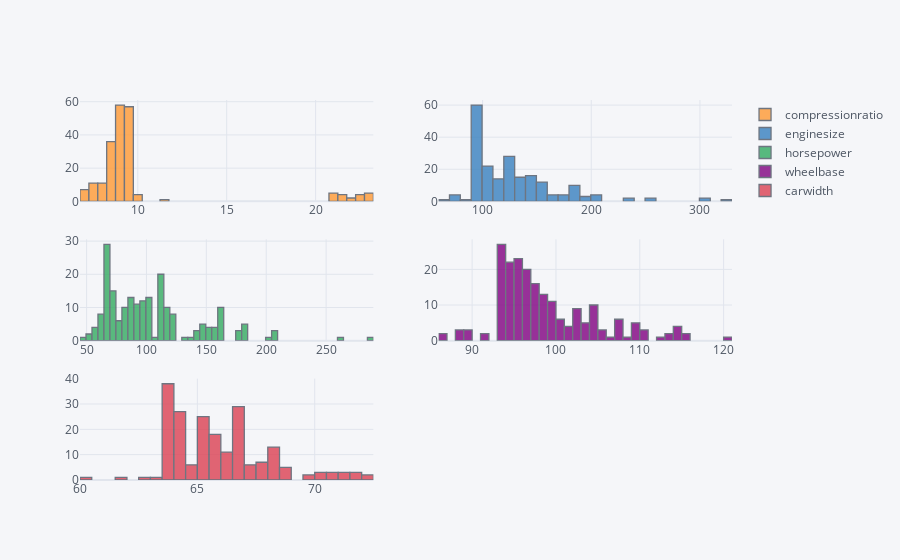

The notebook cell saved with this chart:
### Code cell
df1[skew_cols.index].iplot(kind= 'histogram',subplots = True,bins = 50)

### Figure 1 — Plotly figure (JSON) as saved in the notebook; plotly's stock layout.template omitted (floating-point values rounded to 4 significant figures; data arrays with more than 128 entries replaced by an {"elided": "..."} marker saying what was removed)
{"data": [{"histfunc": "count", "histnorm": "", "marker": {"color": "rgba(255, 153, 51, 1.0)", "line": {"color": "#4D5663", "width": 1.3}}, "name": "compressionratio", "nbinsx": 50, "opacity": 0.8, "orientation": "v", "x": {"elided": "205 float values"}, "xaxis": "x", "yaxis": "y", "type": "histogram"}, {"histfunc": "count", "histnorm": "", "marker": {"color": "rgba(55, 128, 191, 1.0)", "line": {"color": "#4D5663", "width": 1.3}}, "name": "enginesize", "nbinsx": 50, "opacity": 0.8, "orientation": "v", "x": {"elided": "205 int values"}, "xaxis": "x2", "yaxis": "y2", "type": "histogram"}, {"histfunc": "count", "histnorm": "", "marker": {"color": "rgba(50, 171, 96, 1.0)", "line": {"color": "#4D5663", "width": 1.3}}, "name": "horsepower", "nbinsx": 50, "opacity": 0.8, "orientation": "v", "x": {"elided": "205 int values"}, "xaxis": "x3", "yaxis": "y3", "type": "histogram"}, {"histfunc": "count", "histnorm": "", "marker": {"color": "rgba(128, 0, 128, 1.0)", "line": {"color": "#4D5663", "width": 1.3}}, "name": "wheelbase", "nbinsx": 50, "opacity": 0.8, "orientation": "v", "x": {"elided": "205 float values"}, "xaxis": "x4", "yaxis": "y4", "type": "histogram"}, {"histfunc": "count", "histnorm": "", "marker": {"color": "rgba(219, 64, 82, 1.0)", "line": {"color": "#4D5663", "width": 1.3}}, "name": "carwidth", "nbinsx": 50, "opacity": 0.8, "orientation": "v", "x": {"elided": "205 float values"}, "xaxis": "x5", "yaxis": "y5", "type": "histogram"}], "layout": {"barmode": "overlay", "legend": {"bgcolor": "#F5F6F9", "font": {"color": "#4D5663"}}, "paper_bgcolor": "#F5F6F9", "plot_bgcolor": "#F5F6F9", "title": {"font": {"color": "#4D5663"}}, "xaxis": {"anchor": "y", "domain": [0, 0.45], "gridcolor": "#E1E5ED", "showgrid": true, "tickfont": {"color": "#4D5663"}, "title": {"font": {"color": "#4D5663"}, "text": ""}, "zerolinecolor": "#E1E5ED"}, "yaxis": {"anchor": "x", "domain": [0.7333, 1], "gridcolor": "#E1E5ED", "showgrid": true, "tickfont": {"color": "#4D5663"}, "title": {"font": {"color": "#4D5663"}, "text": ""}, "zerolinecolor": "#E1E5ED"}, "xaxis2": {"anchor": "y2", "domain": [0.55, 1], "gridcolor": "#E1E5ED", "showgrid": true, "tickfont": {"color": "#4D5663"}, "title": {"font": {"color": "#4D5663"}, "text": ""}, "zerolinecolor": "#E1E5ED"}, "yaxis2": {"anchor": "x2", "domain": [0.7333, 1], "gridcolor": "#E1E5ED", "showgrid": true, "tickfont": {"color": "#4D5663"}, "title": {"font": {"color": "#4D5663"}, "text": ""}, "zerolinecolor": "#E1E5ED"}, "xaxis3": {"anchor": "y3", "domain": [0, 0.45], "gridcolor": "#E1E5ED", "showgrid": true, "tickfont": {"color": "#4D5663"}, "title": {"font": {"color": "#4D5663"}, "text": ""}, "zerolinecolor": "#E1E5ED"}, "yaxis3": {"anchor": "x3", "domain": [0.3667, 0.6333], "gridcolor": "#E1E5ED", "showgrid": true, "tickfont": {"color": "#4D5663"}, "title": {"font": {"color": "#4D5663"}, "text": ""}, "zerolinecolor": "#E1E5ED"}, "xaxis4": {"anchor": "y4", "domain": [0.55, 1], "gridcolor": "#E1E5ED", "showgrid": true, "tickfont": {"color": "#4D5663"}, "title": {"font": {"color": "#4D5663"}, "text": ""}, "zerolinecolor": "#E1E5ED"}, "yaxis4": {"anchor": "x4", "domain": [0.3667, 0.6333], "gridcolor": "#E1E5ED", "showgrid": true, "tickfont": {"color": "#4D5663"}, "title": {"font": {"color": "#4D5663"}, "text": ""}, "zerolinecolor": "#E1E5ED"}, "xaxis5": {"anchor": "y5", "domain": [0, 0.45], "gridcolor": "#E1E5ED", "showgrid": true, "tickfont": {"color": "#4D5663"}, "title": {"font": {"color": "#4D5663"}, "text": ""}, "zerolinecolor": "#E1E5ED"}, "yaxis5": {"anchor": "x5", "domain": [0, 0.2667], "gridcolor": "#E1E5ED", "showgrid": true, "tickfont": {"color": "#4D5663"}, "title": {"font": {"color": "#4D5663"}, "text": ""}, "zerolinecolor": "#E1E5ED"}}}
